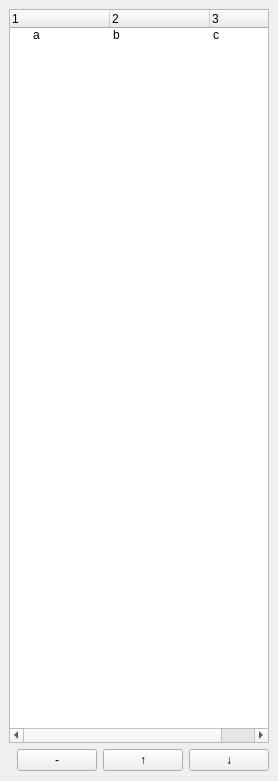
<?xml version="1.0" encoding="UTF-8"?>
<ui version="4.0">
 <class>layerDialog</class>
 <widget class="QDockWidget" name="layerDialog">
  <property name="geometry">
   <rect>
    <x>0</x>
    <y>0</y>
    <width>278</width>
    <height>781</height>
   </rect>
  </property>
  <property name="windowTitle">
   <string>Layer Dialog</string>
  </property>
  <widget class="QWidget" name="dockWidgetContents">
   <layout class="QVBoxLayout" name="verticalLayout">
    <item>
     <widget class="QTreeWidget" name="modelTreeWidget">
      <property name="sizePolicy">
       <sizepolicy hsizetype="Expanding" vsizetype="Expanding">
        <horstretch>0</horstretch>
        <verstretch>1</verstretch>
       </sizepolicy>
      </property>
      <column>
       <property name="text">
        <string notr="true">1</string>
       </property>
      </column>
      <column>
       <property name="text">
        <string>2</string>
       </property>
      </column>
      <column>
       <property name="text">
        <string>3</string>
       </property>
      </column>
      <item>
       <property name="text">
        <string>a</string>
       </property>
       <property name="text">
        <string>b</string>
       </property>
       <property name="text">
        <string>c</string>
       </property>
      </item>
     </widget>
    </item>
    <item>
     <layout class="QHBoxLayout" name="horizontalLayout">
      <item>
       <spacer name="horizontalSpacer">
        <property name="orientation">
         <enum>Qt::Horizontal</enum>
        </property>
        <property name="sizeHint" stdset="0">
         <size>
          <width>28</width>
          <height>23</height>
         </size>
        </property>
       </spacer>
      </item>
      <item>
       <widget class="QPushButton" name="deleteModel">
        <property name="text">
         <string>-</string>
        </property>
       </widget>
      </item>
      <item>
       <widget class="QPushButton" name="moveModelUp">
        <property name="text">
         <string>↑</string>
        </property>
       </widget>
      </item>
      <item>
       <widget class="QPushButton" name="moveModelDown">
        <property name="text">
         <string>↓</string>
        </property>
        <property name="flat">
         <bool>false</bool>
        </property>
       </widget>
      </item>
     </layout>
    </item>
   </layout>
  </widget>
 </widget>
 <resources/>
 <connections/>
</ui>
